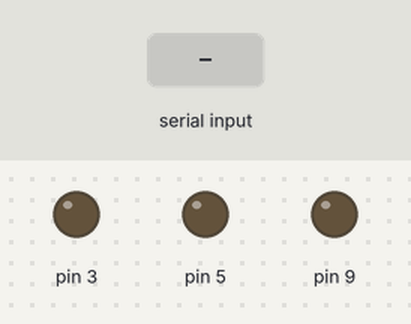
A sketch run on a simulated Arduino Uno, built with avr-gcc and run on an emulated ATmega328P. On the bench: output pins drawn as LEDs (lit = HIGH). The inputs (shaded band) are chosen by the test bench.

Above: at 1.2 s.
1.3 s: "A;1\n" received over Serial
At 1.7 s:
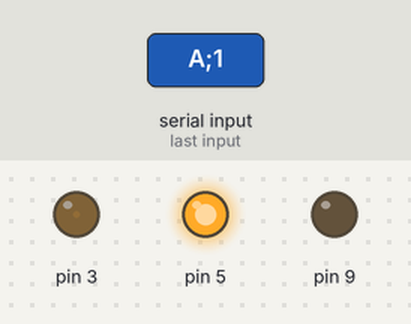
2.8 s: "A;150\n" received over Serial
At 4.0 s:
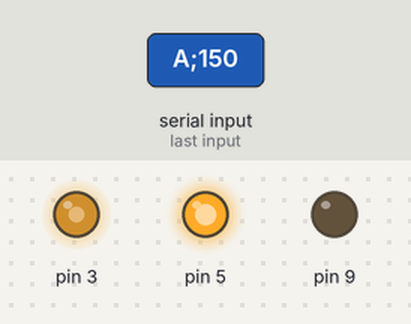
4.3 s: "I;1\n" received over Serial
At 5.2 s:
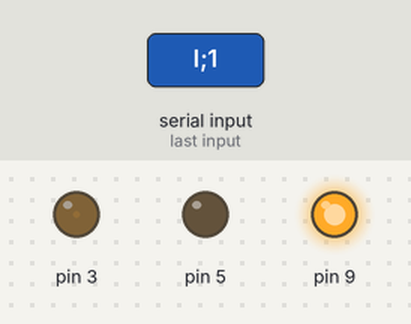
5.8 s: "I;150\n" received over Serial
At 6.4 s:
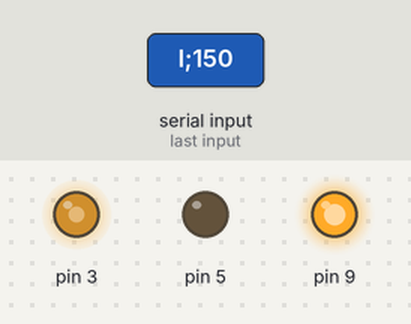
7.3 s: "S;1\n" received over Serial
At 8.5 s:
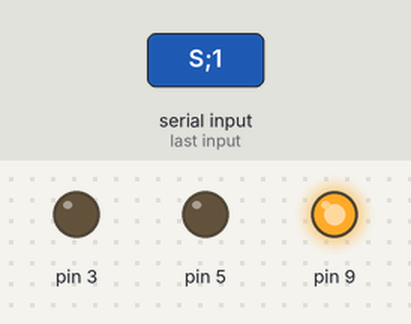
8.8 s: "A\n" received over Serial
At 9.8 s:
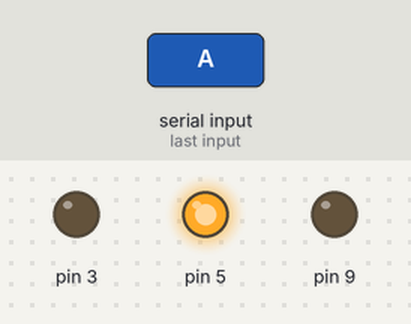
Timing chart, 0 to 11.3 s (numbered marks = the images above; inputs shaded):
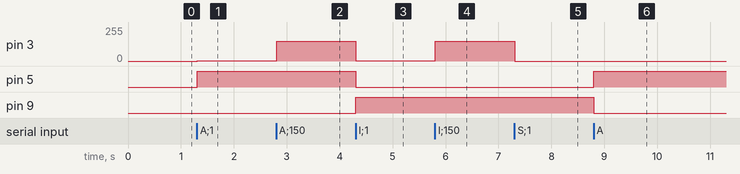

Measured:
- after the input at 1.3 s, pin 3: 0/255 → 1/255 at once; pin 5: LOW → HIGH at once
- after the input at 2.8 s, pin 3: 1/255 → 150/255 at once
- after the input at 4.3 s, pin 3: 150/255 → 1/255 at once; pin 5: HIGH → LOW at once; pin 9: LOW → HIGH at once
- after the input at 5.8 s, pin 3: 1/255 → 150/255 at once
- after the input at 7.3 s, pin 3: 150/255 → 0/255 at once
- after the input at 8.8 s, pin 5: LOW → HIGH at once; pin 9: HIGH → LOW at once

The sketch:

sketchAttuatore_fase_2.4.ino
```cpp
void setup()
{
  Serial.begin(9600);
  pinMode(9, OUTPUT);
  pinMode(5, OUTPUT);
}

void loop()
{
  if (Serial.available())
  {
    String str = Serial.readStringUntil('\n');
    if (str.length() > 0)
    {
      int n = str.indexOf(";");
      String rotazione = str.substring(0, n);
      n += 1;
      int vel = str.substring(n, str.length()).toInt();
      if (rotazione == "A")
      {
        digitalWrite(9, LOW);
        digitalWrite(5, HIGH);
        analogWrite(3, vel);
      }
      if (rotazione == "I")
      {
        digitalWrite(9, HIGH);
        digitalWrite(5, LOW);
        analogWrite(3, vel);
      }
      if (rotazione == "S")
      {
        digitalWrite(9, HIGH);
        digitalWrite(5, LOW);
        analogWrite(3, 0);
      }
    }
  }
}
```
